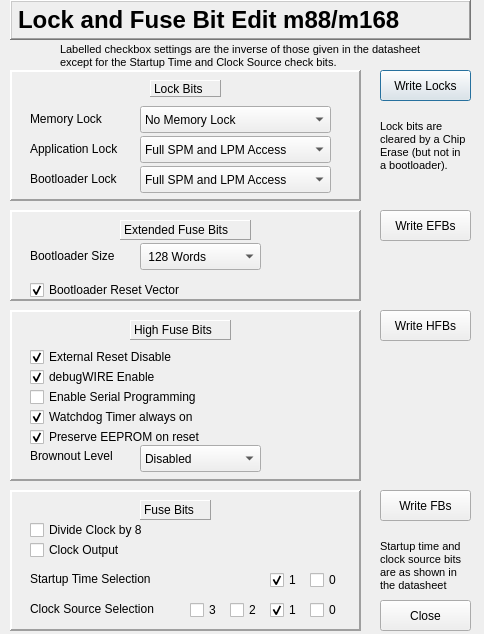
<?xml version="1.0" encoding="UTF-8"?>
<ui version="4.0">
 <class>M88Dialog</class>
 <widget class="QDialog" name="M88Dialog">
  <property name="geometry">
   <rect>
    <x>0</x>
    <y>0</y>
    <width>484</width>
    <height>634</height>
   </rect>
  </property>
  <property name="windowTitle">
   <string>Dialog</string>
  </property>
  <widget class="QLabel" name="titleLabel">
   <property name="geometry">
    <rect>
     <x>10</x>
     <y>0</y>
     <width>461</width>
     <height>40</height>
    </rect>
   </property>
   <property name="font">
    <font>
     <pointsize>18</pointsize>
     <weight>75</weight>
     <bold>true</bold>
    </font>
   </property>
   <property name="frameShape">
    <enum>QFrame::WinPanel</enum>
   </property>
   <property name="frameShadow">
    <enum>QFrame::Raised</enum>
   </property>
   <property name="text">
    <string>Lock and Fuse Bit Edit m88/m168</string>
   </property>
  </widget>
  <widget class="QFrame" name="extFuseFrame">
   <property name="geometry">
    <rect>
     <x>10</x>
     <y>210</y>
     <width>351</width>
     <height>91</height>
    </rect>
   </property>
   <property name="frameShape">
    <enum>QFrame::Panel</enum>
   </property>
   <property name="frameShadow">
    <enum>QFrame::Raised</enum>
   </property>
   <property name="lineWidth">
    <number>2</number>
   </property>
   <widget class="QCheckBox" name="bootResetCheck">
    <property name="geometry">
     <rect>
      <x>20</x>
      <y>70</y>
      <width>201</width>
      <height>20</height>
     </rect>
    </property>
    <property name="toolTip">
     <string>When checked it will start in the bootloader section on reset, otherwise it starts at location 0000</string>
    </property>
    <property name="layoutDirection">
     <enum>Qt::LeftToRight</enum>
    </property>
    <property name="text">
     <string>Bootloader Reset Vector</string>
    </property>
    <property name="checked">
     <bool>true</bool>
    </property>
   </widget>
   <widget class="QComboBox" name="bootSizeBox">
    <property name="geometry">
     <rect>
      <x>130</x>
      <y>33</y>
      <width>121</width>
      <height>27</height>
     </rect>
    </property>
    <item>
     <property name="text">
      <string> 128 Words</string>
     </property>
    </item>
    <item>
     <property name="text">
      <string> 256 Words</string>
     </property>
    </item>
    <item>
     <property name="text">
      <string> 512 Words</string>
     </property>
    </item>
    <item>
     <property name="text">
      <string>1024 Words</string>
     </property>
    </item>
   </widget>
   <widget class="QLabel" name="bootSizeLabel">
    <property name="geometry">
     <rect>
      <x>20</x>
      <y>37</y>
      <width>111</width>
      <height>17</height>
     </rect>
    </property>
    <property name="text">
     <string>Bootloader Size</string>
    </property>
   </widget>
   <widget class="QLabel" name="extFuseLabel">
    <property name="geometry">
     <rect>
      <x>110</x>
      <y>10</y>
      <width>131</width>
      <height>20</height>
     </rect>
    </property>
    <property name="frameShape">
     <enum>QFrame::Panel</enum>
    </property>
    <property name="frameShadow">
     <enum>QFrame::Raised</enum>
    </property>
    <property name="text">
     <string>Extended Fuse Bits</string>
    </property>
   </widget>
  </widget>
  <widget class="QFrame" name="highFuseFrame">
   <property name="geometry">
    <rect>
     <x>10</x>
     <y>310</y>
     <width>351</width>
     <height>171</height>
    </rect>
   </property>
   <property name="frameShape">
    <enum>QFrame::Panel</enum>
   </property>
   <property name="frameShadow">
    <enum>QFrame::Raised</enum>
   </property>
   <property name="lineWidth">
    <number>2</number>
   </property>
   <widget class="QLabel" name="highFuseLabel_2">
    <property name="geometry">
     <rect>
      <x>120</x>
      <y>10</y>
      <width>101</width>
      <height>20</height>
     </rect>
    </property>
    <property name="frameShape">
     <enum>QFrame::Panel</enum>
    </property>
    <property name="frameShadow">
     <enum>QFrame::Raised</enum>
    </property>
    <property name="text">
     <string>High Fuse Bits</string>
    </property>
   </widget>
   <widget class="QCheckBox" name="resetDisableBox">
    <property name="geometry">
     <rect>
      <x>20</x>
      <y>37</y>
      <width>201</width>
      <height>20</height>
     </rect>
    </property>
    <property name="toolTip">
     <string>Disables the external reset pin for use as a general port</string>
    </property>
    <property name="layoutDirection">
     <enum>Qt::LeftToRight</enum>
    </property>
    <property name="text">
     <string>External Reset Disable  </string>
    </property>
    <property name="checked">
     <bool>true</bool>
    </property>
   </widget>
   <widget class="QCheckBox" name="debugWIREBox">
    <property name="geometry">
     <rect>
      <x>20</x>
      <y>57</y>
      <width>191</width>
      <height>20</height>
     </rect>
    </property>
    <property name="toolTip">
     <string>Enables the debugWire capability</string>
    </property>
    <property name="layoutDirection">
     <enum>Qt::LeftToRight</enum>
    </property>
    <property name="text">
     <string>debugWIRE Enable</string>
    </property>
    <property name="checked">
     <bool>true</bool>
    </property>
   </widget>
   <widget class="QCheckBox" name="enableSerialBox">
    <property name="geometry">
     <rect>
      <x>20</x>
      <y>77</y>
      <width>201</width>
      <height>20</height>
     </rect>
    </property>
    <property name="toolTip">
     <string>Enables the use of serial (SPI) programming of the target</string>
    </property>
    <property name="layoutDirection">
     <enum>Qt::LeftToRight</enum>
    </property>
    <property name="text">
     <string>Enable Serial Programming</string>
    </property>
    <property name="checked">
     <bool>false</bool>
    </property>
   </widget>
   <widget class="QCheckBox" name="watchdogOnBox">
    <property name="geometry">
     <rect>
      <x>20</x>
      <y>97</y>
      <width>201</width>
      <height>20</height>
     </rect>
    </property>
    <property name="toolTip">
     <string>Prevents the watchdog timer from being turned off</string>
    </property>
    <property name="layoutDirection">
     <enum>Qt::LeftToRight</enum>
    </property>
    <property name="text">
     <string>Watchdog Timer always on</string>
    </property>
    <property name="checked">
     <bool>true</bool>
    </property>
   </widget>
   <widget class="QCheckBox" name="preserveEEPROMBox">
    <property name="geometry">
     <rect>
      <x>20</x>
      <y>117</y>
      <width>201</width>
      <height>20</height>
     </rect>
    </property>
    <property name="toolTip">
     <string>Keeps the EEPROM contents following a chip erase action</string>
    </property>
    <property name="layoutDirection">
     <enum>Qt::LeftToRight</enum>
    </property>
    <property name="text">
     <string>Preserve EEPROM on reset</string>
    </property>
    <property name="checked">
     <bool>true</bool>
    </property>
   </widget>
   <widget class="QComboBox" name="brownoutBox">
    <property name="geometry">
     <rect>
      <x>130</x>
      <y>135</y>
      <width>121</width>
      <height>27</height>
     </rect>
    </property>
    <item>
     <property name="text">
      <string>Disabled</string>
     </property>
    </item>
    <item>
     <property name="text">
      <string>1.8V</string>
     </property>
    </item>
    <item>
     <property name="text">
      <string>2.7V</string>
     </property>
    </item>
    <item>
     <property name="text">
      <string>4.3V</string>
     </property>
    </item>
   </widget>
   <widget class="QLabel" name="brownoutLabel">
    <property name="geometry">
     <rect>
      <x>20</x>
      <y>137</y>
      <width>111</width>
      <height>17</height>
     </rect>
    </property>
    <property name="text">
     <string>Brownout Level</string>
    </property>
   </widget>
  </widget>
  <widget class="QFrame" name="fuseFrame">
   <property name="geometry">
    <rect>
     <x>10</x>
     <y>490</y>
     <width>351</width>
     <height>141</height>
    </rect>
   </property>
   <property name="frameShape">
    <enum>QFrame::Panel</enum>
   </property>
   <property name="frameShadow">
    <enum>QFrame::Raised</enum>
   </property>
   <property name="lineWidth">
    <number>2</number>
   </property>
   <widget class="QCheckBox" name="clockOutBox">
    <property name="geometry">
     <rect>
      <x>20</x>
      <y>50</y>
      <width>201</width>
      <height>20</height>
     </rect>
    </property>
    <property name="toolTip">
     <string>Output the clock signal on pin PB0</string>
    </property>
    <property name="layoutDirection">
     <enum>Qt::LeftToRight</enum>
    </property>
    <property name="text">
     <string>Clock Output</string>
    </property>
    <property name="checked">
     <bool>false</bool>
    </property>
   </widget>
   <widget class="QCheckBox" name="clockDivide8Box">
    <property name="geometry">
     <rect>
      <x>20</x>
      <y>30</y>
      <width>201</width>
      <height>20</height>
     </rect>
    </property>
    <property name="toolTip">
     <string>Divide down the clock frequency by 8</string>
    </property>
    <property name="layoutDirection">
     <enum>Qt::LeftToRight</enum>
    </property>
    <property name="text">
     <string>Divide Clock by 8</string>
    </property>
    <property name="checked">
     <bool>false</bool>
    </property>
   </widget>
   <widget class="QLabel" name="fuseLabel">
    <property name="geometry">
     <rect>
      <x>130</x>
      <y>10</y>
      <width>71</width>
      <height>20</height>
     </rect>
    </property>
    <property name="frameShape">
     <enum>QFrame::Panel</enum>
    </property>
    <property name="frameShadow">
     <enum>QFrame::Raised</enum>
    </property>
    <property name="text">
     <string>Fuse Bits</string>
    </property>
   </widget>
   <widget class="QCheckBox" name="startupTimeBox">
    <property name="geometry">
     <rect>
      <x>300</x>
      <y>80</y>
      <width>41</width>
      <height>20</height>
     </rect>
    </property>
    <property name="toolTip">
     <string/>
    </property>
    <property name="layoutDirection">
     <enum>Qt::LeftToRight</enum>
    </property>
    <property name="text">
     <string>0</string>
    </property>
    <property name="checked">
     <bool>false</bool>
    </property>
   </widget>
   <widget class="QCheckBox" name="startupTimeBox_2">
    <property name="geometry">
     <rect>
      <x>260</x>
      <y>80</y>
      <width>41</width>
      <height>20</height>
     </rect>
    </property>
    <property name="toolTip">
     <string/>
    </property>
    <property name="layoutDirection">
     <enum>Qt::LeftToRight</enum>
    </property>
    <property name="text">
     <string>1</string>
    </property>
    <property name="checked">
     <bool>true</bool>
    </property>
   </widget>
   <widget class="QCheckBox" name="clockSourceBox">
    <property name="geometry">
     <rect>
      <x>300</x>
      <y>110</y>
      <width>41</width>
      <height>20</height>
     </rect>
    </property>
    <property name="toolTip">
     <string/>
    </property>
    <property name="layoutDirection">
     <enum>Qt::LeftToRight</enum>
    </property>
    <property name="text">
     <string>0</string>
    </property>
    <property name="checked">
     <bool>false</bool>
    </property>
   </widget>
   <widget class="QCheckBox" name="clockSourceBox_2">
    <property name="geometry">
     <rect>
      <x>260</x>
      <y>110</y>
      <width>41</width>
      <height>20</height>
     </rect>
    </property>
    <property name="toolTip">
     <string/>
    </property>
    <property name="layoutDirection">
     <enum>Qt::LeftToRight</enum>
    </property>
    <property name="text">
     <string>1</string>
    </property>
    <property name="checked">
     <bool>true</bool>
    </property>
   </widget>
   <widget class="QCheckBox" name="clockSourceBox_3">
    <property name="geometry">
     <rect>
      <x>220</x>
      <y>110</y>
      <width>41</width>
      <height>20</height>
     </rect>
    </property>
    <property name="toolTip">
     <string/>
    </property>
    <property name="layoutDirection">
     <enum>Qt::LeftToRight</enum>
    </property>
    <property name="text">
     <string>2</string>
    </property>
    <property name="checked">
     <bool>false</bool>
    </property>
   </widget>
   <widget class="QCheckBox" name="clockSourceBox_4">
    <property name="geometry">
     <rect>
      <x>180</x>
      <y>110</y>
      <width>41</width>
      <height>20</height>
     </rect>
    </property>
    <property name="toolTip">
     <string/>
    </property>
    <property name="layoutDirection">
     <enum>Qt::LeftToRight</enum>
    </property>
    <property name="text">
     <string>3</string>
    </property>
    <property name="checked">
     <bool>false</bool>
    </property>
   </widget>
   <widget class="QLabel" name="startupTimeLabel_2">
    <property name="geometry">
     <rect>
      <x>20</x>
      <y>80</y>
      <width>151</width>
      <height>17</height>
     </rect>
    </property>
    <property name="toolTip">
     <string>This depends on the choice of clock source. Refer to the datasheets. The settings are not inverted and match those of the datasheet.</string>
    </property>
    <property name="text">
     <string>Startup Time Selection</string>
    </property>
   </widget>
   <widget class="QLabel" name="clockSourceLabel_2">
    <property name="geometry">
     <rect>
      <x>20</x>
      <y>110</y>
      <width>151</width>
      <height>17</height>
     </rect>
    </property>
    <property name="toolTip">
     <string>Clock Source Selection.. Refer to the datasheets. The settings are not inverted and match those of the datasheet.</string>
    </property>
    <property name="text">
     <string>Clock Source Selection</string>
    </property>
   </widget>
  </widget>
  <widget class="QLabel" name="warningLabel_2">
   <property name="geometry">
    <rect>
     <x>60</x>
     <y>40</y>
     <width>371</width>
     <height>31</height>
    </rect>
   </property>
   <property name="font">
    <font>
     <family>Arial</family>
     <pointsize>8</pointsize>
    </font>
   </property>
   <property name="text">
    <string>Labelled checkbox settings are the inverse of those given in the datasheet
except for the Startup Time and Clock Source check bits.</string>
   </property>
  </widget>
  <widget class="QFrame" name="lockFrame">
   <property name="geometry">
    <rect>
     <x>10</x>
     <y>70</y>
     <width>351</width>
     <height>131</height>
    </rect>
   </property>
   <property name="frameShape">
    <enum>QFrame::Panel</enum>
   </property>
   <property name="frameShadow">
    <enum>QFrame::Raised</enum>
   </property>
   <property name="lineWidth">
    <number>2</number>
   </property>
   <widget class="QLabel" name="memoryLockLabel">
    <property name="geometry">
     <rect>
      <x>20</x>
      <y>40</y>
      <width>91</width>
      <height>17</height>
     </rect>
    </property>
    <property name="text">
     <string>Memory Lock</string>
    </property>
   </widget>
   <widget class="QComboBox" name="appLockBox">
    <property name="geometry">
     <rect>
      <x>130</x>
      <y>66</y>
      <width>191</width>
      <height>27</height>
     </rect>
    </property>
    <property name="toolTip">
     <string>Selects the type of memory locking in the application memory space.</string>
    </property>
    <item>
     <property name="text">
      <string>Full SPM and LPM Access</string>
     </property>
    </item>
    <item>
     <property name="text">
      <string>No SPM Write Access</string>
     </property>
    </item>
    <item>
     <property name="text">
      <string>No LPM Read Access</string>
     </property>
    </item>
    <item>
     <property name="text">
      <string>No SPM Write/LPM Read Access</string>
     </property>
    </item>
   </widget>
   <widget class="QComboBox" name="memoryLockBox">
    <property name="geometry">
     <rect>
      <x>130</x>
      <y>36</y>
      <width>191</width>
      <height>27</height>
     </rect>
    </property>
    <property name="toolTip">
     <string>Selects the type of locking of memory, either none, read only or read/write. Fuse bits are locked in the latter two modes.</string>
    </property>
    <item>
     <property name="text">
      <string>No Memory Lock</string>
     </property>
    </item>
    <item>
     <property name="text">
      <string>Memory/Fuse Write Lock</string>
     </property>
    </item>
    <item>
     <property name="text">
      <string>Memory/Fuse/BootLock Read and Write Lock</string>
     </property>
    </item>
   </widget>
   <widget class="QLabel" name="appLockLabel">
    <property name="geometry">
     <rect>
      <x>20</x>
      <y>70</y>
      <width>111</width>
      <height>17</height>
     </rect>
    </property>
    <property name="text">
     <string>Application Lock</string>
    </property>
   </widget>
   <widget class="QLabel" name="bootLockLabel">
    <property name="geometry">
     <rect>
      <x>20</x>
      <y>100</y>
      <width>111</width>
      <height>17</height>
     </rect>
    </property>
    <property name="text">
     <string>Bootloader Lock</string>
    </property>
   </widget>
   <widget class="QLabel" name="lockLabel">
    <property name="geometry">
     <rect>
      <x>140</x>
      <y>10</y>
      <width>71</width>
      <height>17</height>
     </rect>
    </property>
    <property name="frameShape">
     <enum>QFrame::Panel</enum>
    </property>
    <property name="frameShadow">
     <enum>QFrame::Raised</enum>
    </property>
    <property name="text">
     <string>Lock Bits</string>
    </property>
   </widget>
   <widget class="QComboBox" name="bootLockBox">
    <property name="geometry">
     <rect>
      <x>130</x>
      <y>96</y>
      <width>191</width>
      <height>27</height>
     </rect>
    </property>
    <property name="toolTip">
     <string>Selects the type of memory locking in the bootloader memory space.</string>
    </property>
    <item>
     <property name="text">
      <string>Full SPM and LPM Access</string>
     </property>
    </item>
    <item>
     <property name="text">
      <string>No SPM Write Access</string>
     </property>
    </item>
    <item>
     <property name="text">
      <string>No LPM Read Access</string>
     </property>
    </item>
    <item>
     <property name="text">
      <string>No SPM Write/LPM Read Access</string>
     </property>
    </item>
   </widget>
  </widget>
  <widget class="QPushButton" name="lockWriteButton">
   <property name="geometry">
    <rect>
     <x>380</x>
     <y>70</y>
     <width>91</width>
     <height>31</height>
    </rect>
   </property>
   <property name="text">
    <string>Write Locks</string>
   </property>
  </widget>
  <widget class="QPushButton" name="extFuseWriteButton">
   <property name="geometry">
    <rect>
     <x>380</x>
     <y>210</y>
     <width>91</width>
     <height>31</height>
    </rect>
   </property>
   <property name="text">
    <string>Write EFBs</string>
   </property>
  </widget>
  <widget class="QPushButton" name="highFuseWriteButton">
   <property name="geometry">
    <rect>
     <x>380</x>
     <y>310</y>
     <width>91</width>
     <height>31</height>
    </rect>
   </property>
   <property name="text">
    <string>Write HFBs</string>
   </property>
  </widget>
  <widget class="QPushButton" name="fuseWriteButton">
   <property name="geometry">
    <rect>
     <x>380</x>
     <y>490</y>
     <width>91</width>
     <height>31</height>
    </rect>
   </property>
   <property name="text">
    <string>Write FBs</string>
   </property>
  </widget>
  <widget class="QLabel" name="warningLabel">
   <property name="geometry">
    <rect>
     <x>380</x>
     <y>540</y>
     <width>91</width>
     <height>51</height>
    </rect>
   </property>
   <property name="font">
    <font>
     <family>Arial</family>
     <pointsize>8</pointsize>
    </font>
   </property>
   <property name="text">
    <string>Startup time and
clock source bits
are as shown in
the datasheet</string>
   </property>
  </widget>
  <widget class="QLabel" name="warningLabel_3">
   <property name="geometry">
    <rect>
     <x>380</x>
     <y>120</y>
     <width>91</width>
     <height>51</height>
    </rect>
   </property>
   <property name="font">
    <font>
     <family>Arial</family>
     <pointsize>8</pointsize>
    </font>
   </property>
   <property name="text">
    <string>Lock bits are
cleared by a Chip
Erase (but not in
a bootloader).</string>
   </property>
  </widget>
  <widget class="QPushButton" name="closeButton">
   <property name="geometry">
    <rect>
     <x>380</x>
     <y>600</y>
     <width>91</width>
     <height>31</height>
    </rect>
   </property>
   <property name="text">
    <string>Close</string>
   </property>
  </widget>
 </widget>
 <resources/>
 <connections/>
</ui>
